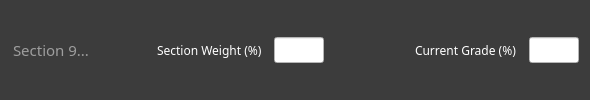
       <widget class="QFrame" name="input9Frame">
        <property name="styleSheet">
         <string notr="true">background-color: rgb(60, 60, 60);</string>
        </property>
        <property name="frameShape">
         <enum>QFrame::NoFrame</enum>
        </property>
        <property name="frameShadow">
         <enum>QFrame::Raised</enum>
        </property>
        <property name="lineWidth">
         <number>0</number>
        </property>
        <layout class="QHBoxLayout" name="horizontalLayout_9">
         <item>
          <widget class="QLineEdit" name="s9">
           <property name="font">
            <font>
             <family>Montserrat Medium</family>
             <pointsize>11</pointsize>
            </font>
           </property>
           <property name="styleSheet">
            <string notr="true">color: rgb(255, 255, 255);</string>
           </property>
           <property name="frame">
            <bool>false</bool>
           </property>
           <property name="placeholderText">
            <string>Section 9...</string>
           </property>
          </widget>
         </item>
         <item>
          <widget class="QLabel" name="label_18">
           <property name="font">
            <font>
             <family>Montserrat SemiBold</family>
             <pointsize>9</pointsize>
            </font>
           </property>
           <property name="styleSheet">
            <string notr="true">color: rgb(255, 255, 255);</string>
           </property>
           <property name="text">
            <string>Section Weight (%)  </string>
           </property>
          </widget>
         </item>
         <item>
          <widget class="QLineEdit" name="w9">
           <property name="maximumSize">
            <size>
             <width>50</width>
             <height>16777215</height>
            </size>
           </property>
           <property name="font">
            <font>
             <family>Montserrat SemiBold</family>
             <pointsize>10</pointsize>
            </font>
           </property>
           <property name="styleSheet">
            <string notr="true">background-color: rgb(255, 255, 255);
color: rgb(0, 0, 0);</string>
           </property>
           <property name="placeholderText">
            <string/>
           </property>
          </widget>
         </item>
         <item>
          <spacer name="horizontalSpacer_9">
           <property name="orientation">
            <enum>Qt::Horizontal</enum>
           </property>
           <property name="sizeType">
            <enum>QSizePolicy::Fixed</enum>
           </property>
           <property name="sizeHint" stdset="0">
            <size>
             <width>85</width>
             <height>20</height>
            </size>
           </property>
          </spacer>
         </item>
         <item>
          <widget class="QLabel" name="label_17">
           <property name="font">
            <font>
             <family>Montserrat SemiBold</family>
             <pointsize>9</pointsize>
            </font>
           </property>
           <property name="styleSheet">
            <string notr="true">color: rgb(255, 255, 255);</string>
           </property>
           <property name="text">
            <string>Current Grade (%)  </string>
           </property>
          </widget>
         </item>
         <item>
          <widget class="QLineEdit" name="g9">
           <property name="maximumSize">
            <size>
             <width>50</width>
             <height>16777215</height>
            </size>
           </property>
           <property name="font">
            <font>
             <family>Montserrat SemiBold</family>
             <pointsize>10</pointsize>
            </font>
           </property>
           <property name="styleSheet">
            <string notr="true">background-color: rgb(255, 255, 255);
color: rgb(0, 0, 0);</string>
           </property>
          </widget>
         </item>
        </layout>
       </widget>
